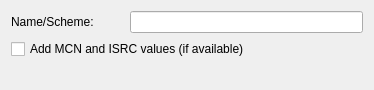
<?xml version="1.0" encoding="UTF-8"?>
<!--
SPDX-FileCopyrightText: 2026 Marco Nelles
SPDX-License-Identifier: GPL-3.0-or-later
-->
<ui version="4.0">
 <class>ProfileDataCueWidgetUI</class>
 <widget class="QWidget" name="ProfileDataCueWidgetUI">
  <property name="geometry">
   <rect>
    <x>0</x>
    <y>0</y>
    <width>374</width>
    <height>90</height>
   </rect>
  </property>
  <layout class="QGridLayout" name="gridLayout">
   <item row="0" column="0">
    <widget class="QLabel" name="label_scheme">
     <property name="minimumSize">
      <size>
       <width>100</width>
       <height>0</height>
      </size>
     </property>
     <property name="text">
      <string>Name/Scheme:</string>
     </property>
    </widget>
   </item>
   <item row="0" column="1" colspan="2">
    <widget class="SchemeEdit" name="schemeedit_scheme">
     <property name="kind">
      <enum>SchemeEdit::Filename</enum>
     </property>
    </widget>
   </item>
   <item row="1" column="0" colspan="3">
    <widget class="QCheckBox" name="checkBox_mcn_isrc">
     <property name="toolTip">
      <string>&lt;html&gt;&lt;head/&gt;&lt;body&gt;&lt;p&gt;Write Media Catalog Number (MCN) and International Standard Recording Codes (ISRC, ISO 3901) of the tracks into the cue sheet (if your drive have the capability).&lt;/p&gt;&lt;p&gt;Depending in your drive it could take a few seconds at the end of your ripping process to fetch those numbers and codes.&lt;/p&gt;&lt;/body&gt;&lt;/html&gt;</string>
     </property>
     <property name="text">
      <string>Add MCN and ISRC values (if available)</string>
     </property>
    </widget>
   </item>
   <item row="2" column="1">
    <spacer name="verticalSpacer">
     <property name="orientation">
      <enum>Qt::Vertical</enum>
     </property>
     <property name="sizeHint" stdset="0">
      <size>
       <width>20</width>
       <height>4</height>
      </size>
     </property>
    </spacer>
   </item>
  </layout>
 </widget>
 <customwidgets>
  <customwidget>
   <class>SchemeEdit</class>
   <extends>QLineEdit</extends>
   <header>widgets/schemeedit.h</header>
  </customwidget>
 </customwidgets>
 <resources/>
 <connections/>
</ui>
